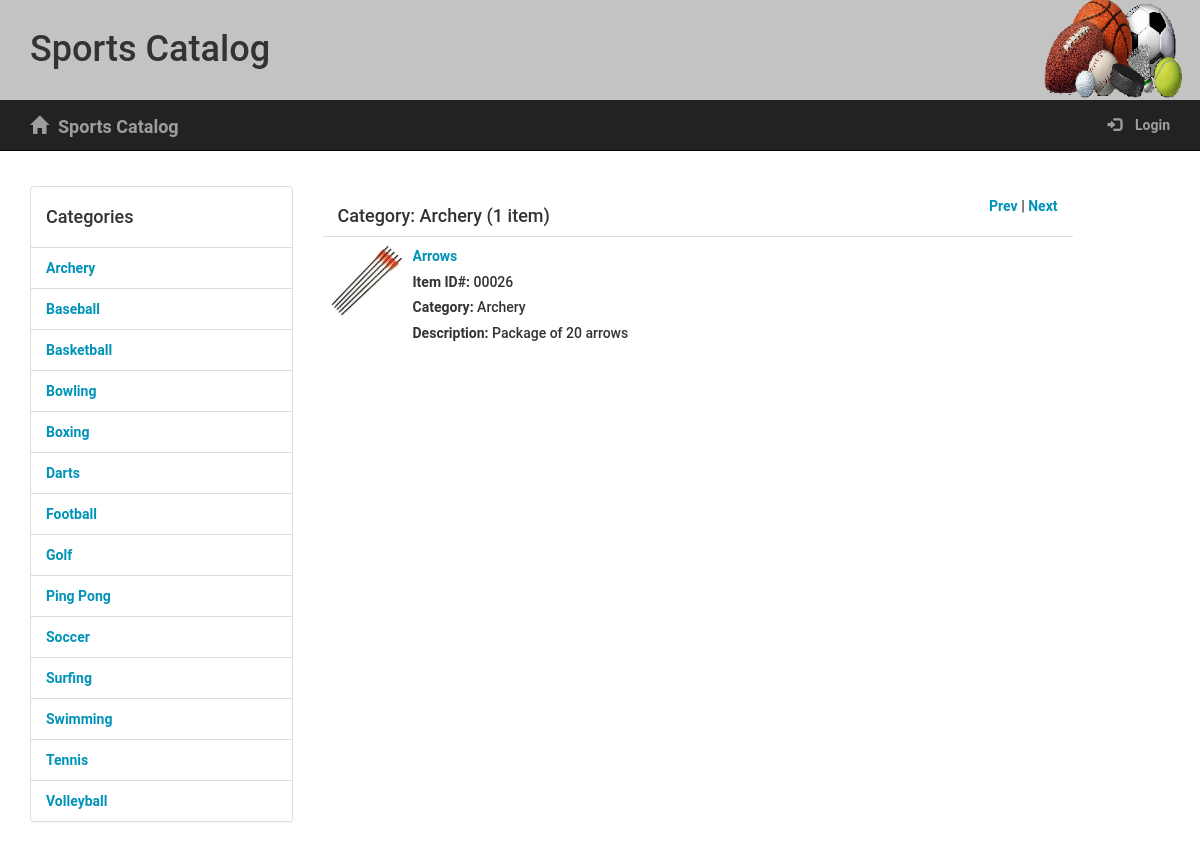
Screenshot of /catalog/Archery/items/ with the database file from the repository.
### models.py (models this page shows, shortened)
class Category(Base):
    __tablename__ = 'category'
    name = Column(String(250), nullable=False, unique=True)
    id = Column(Integer, primary_key=True)
    user_id = Column(Integer, nullable=False)
    catalogitem = relationship("CatalogItem", cascade="delete")

class CatalogItem(Base):
    __tablename__ = 'catalogitem'
    __table_args__ = (
        Index('itemIndex', 'name', 'category_id', unique=True),
    )
    id = Column(Integer, primary_key=True)
    name = Column(String(250), nullable=False)
    desc = Column(String(250), nullable=False)
    image = Column(String(250), nullable=False)
    category_id = Column(ForeignKey('category.id'))
    category = relationship(Category, backref='items') # backref added for JSON endpoint
    user_id = Column(Integer, nullable=False)

### app.py (the view)
@app.route('/catalog/<path:name>/items/')
def showCategoryItems(name):
    category = session.query(Category).filter_by(name=name).one()
    items = session.query(
        CatalogItem).filter_by(category_id=category.id).order_by(
            asc(CatalogItem.name)).all()
    itemcount = session.query(
        CatalogItem).filter_by(category_id=category.id).count()
    if itemcount == 1:
        itemtitle = "%s (%s item)" % (category.name, str(itemcount))
    else:
        itemtitle = "%s (%s items)" % (category.name, str(itemcount))
    categories = session.query(
        Category).order_by(asc(Category.name)).all()
    cat = []
    for x, c in enumerate(categories):
        cat.append(c.name)
        if name == cat[x]:
            curIndex = x
    if curIndex == 0:
        prevCat = cat[len(cat)-1]
    else:
        prevCat = cat[curIndex-1]
    if curIndex == len(cat)-1:
        nextCat = cat[0]
    else:
        nextCat = cat[curIndex+1]
    return render_template('categories.html', category=category,
                           categories=categories, items=items,
                           itemtitle=itemtitle, displayRecent=False,
                           prevCat=prevCat, nextCat=nextCat)

### templates/categories.html (shortened to what this page needs)
{% extends "main.html" %}
{% block content %}
	<div class="row padding-top padding-bottom"></div>
	<div class="row grid-divider">
		<div class="col-sm-3">
			<div class="col-padding">
				<div class="panel-group">
					<div class="panel panel-default">
						<div class="list-group">
							<div class="panel-heading catheading"><h4>Categories</h4></div>
							{% for category in categories %}
								<div class="list-group-item"><a href="{{url_for('showCategoryItems', name=category.name)}}">{{category.name}}</a></div>
							{% endfor %}
						</div>
					</div>
				</div>
			</div>
		</div>
		<div class="col-sm-8 ">
			{% if displayRecent %}
				<div class="panel-heading "><h4>Items Recently Added</h4></div>
			{%else%}
				<div class="panel-heading"><h4 class="pull-left">Category: {{itemtitle}}</h4>
					<div class="pull-right">
						<div class="col-sm-1"></div>
						<div class="pull-right">
							<a href="{{url_for('showCategoryItems', name=prevCat)}}">Prev</a> | <a href="{{url_for('showCategoryItems', name=nextCat)}}">Next</a>
						</div>
					</div>
				</div>
			{% endif %}
			<table class="table table-hover">
				<tbody>
					{% if displayRecent %}
						{% for item in items %}
							<tr>
								<td class="col-sm-8 col-md-6">
										<div class="media-left">
											<img class="media-object" src="{{ url_for('send_image', filename=item[0].image) }}" style="width: 72px; height: 72px;">
										</div>
										<div class="media-body">
											<h4 class="media-heading"><a href= "{{url_for('showItem', category_name=item[1], item_name=item[0].name)}}">{{item[0].name}}</a></h4>
											<h5><span>Item ID#: </span>{{'{:0>5d}'.format(item[0].id)}}</h5>
											<h5><span>Category: </span>{{item[1]}}</h5>
											<h5><span>Description: </span>{{item[0].desc}}</h5>
										</div>
									</div>
								</td>
							</tr>
						{% endfor %}
					{%else%}
						{% for item in items %}
							<tr>
								<td class="col-sm-8 col-md-6">
									<div class="media-left">
										<img class="media-object" src="{{ url_for('send_image', filename=item.image) }}" style="width: 72px; height: 72px;">
									</div>
									<div class="media-body">
										<h4 class="media-heading"><a href= "{{url_for('showItem', category_name=category.name, item_name=item.name)}}">{{item.name}}</a></h4>
										<h5><span>Item ID#: </span>{{'{:0>5d}'.format(item.id)}}</h5>
										<h5><span>Category: </span>{{category.name}}</h5>
										<h5><span>Description: </span>{{item.desc}}</h5>
									</div>
								</td>
							</tr>
						{% endfor %}
					{% endif %}
				</tbody>
			</table>
		</div>
	</div>
{% endblock %}

### static/styles.css (style rules this page uses)
* { font-family: "Helvetica Neue Bold", Roboto, Helvetica, Arial, sans-serif; font-weight: 700; }
a { font-size: 14px; color: #0093B9; line-height: 17px; }
.padding-top { padding-top: 10px; }
.padding-bottom { padding-bottom: 10px; }

### rows the page displays
Category: name "Archery"
Category: name "Baseball"
Category: name "Basketball"
Category: name "Bowling"
Category: name "Boxing"
Category: name "Darts"
Category: name "Football"
Category: name "Golf"
Category: name "Ping Pong"
Category: name "Soccer"
Category: name "Surfing"
Category: name "Swimming"
Category: name "Tennis"
Category: name "Volleyball"
CatalogItem: image (picture), name "Arrows", id "00026", desc "Package of 20 arrows"

### other values shown
{{ itemtitle }} "Archery (1 item)"
